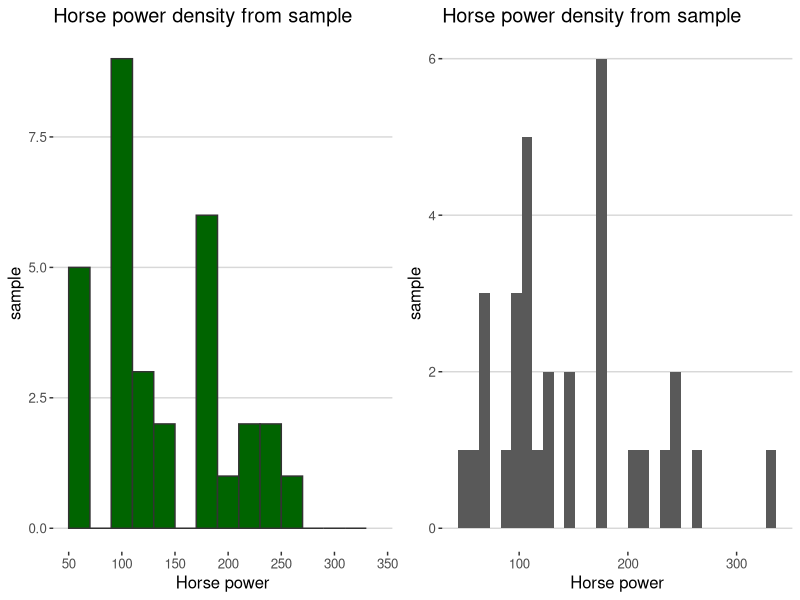

R code for this plot:
library(datasets)
library(ggplot2)
library(ggthemes)
library(gridExtra)
str(mtcars)

## little histogram to explore some data
p0 <- ggplot(aes(x = hp),                     # hp = Horse Power
             data = mtcars) +
    theme_hc() +
    ggtitle("Horse power density from sample") +
    xlab("Horse power") +
    ylab("sample")

p1 <- p0 +
    geom_histogram(binwidth = 20,
                   color = '#333333',
                   fill = 'darkgreen') +
    scale_x_continuous(limits = c(50, 340),
                       breaks = seq(50, 350, 50))

p2 <- p0 +
    geom_histogram()
    scale_x_log10()


grid.arrange(p1, p2, ncol = 2)

summary(mtcars$hp)

   ###################################################
   ## Min. 1st Qu.  Median    Mean 3rd Qu.    Max.  ##
   ## 52.0    96.5   123.0   146.7   180.0   335.0  ##
   ###################################################
sum(mtcars$hp <= 96.5) / length(mtcars$hp) # Equal 25% ... awful!
sum(mtcars$hp <= 123.0) / length(mtcars$hp) # Equal 53% ... midpoint.
sum(mtcars$hp <= 180) / length(mtcars$hp) # Equal 78% ... about 75%...

hp_quantile <- quantile(mtcars$hp,
         probs = seq(0, 1, 0.25),
         na.rm = T,
         names = T)
hp_quantile[1] == hp_quantile['0%']     # TRUE, obviously...
## quantile without name:

unname(hp_quantile['25%'])              # [1] 96.5
hp_quantile[2]                          # return: 
##  25% 
## 96.5
